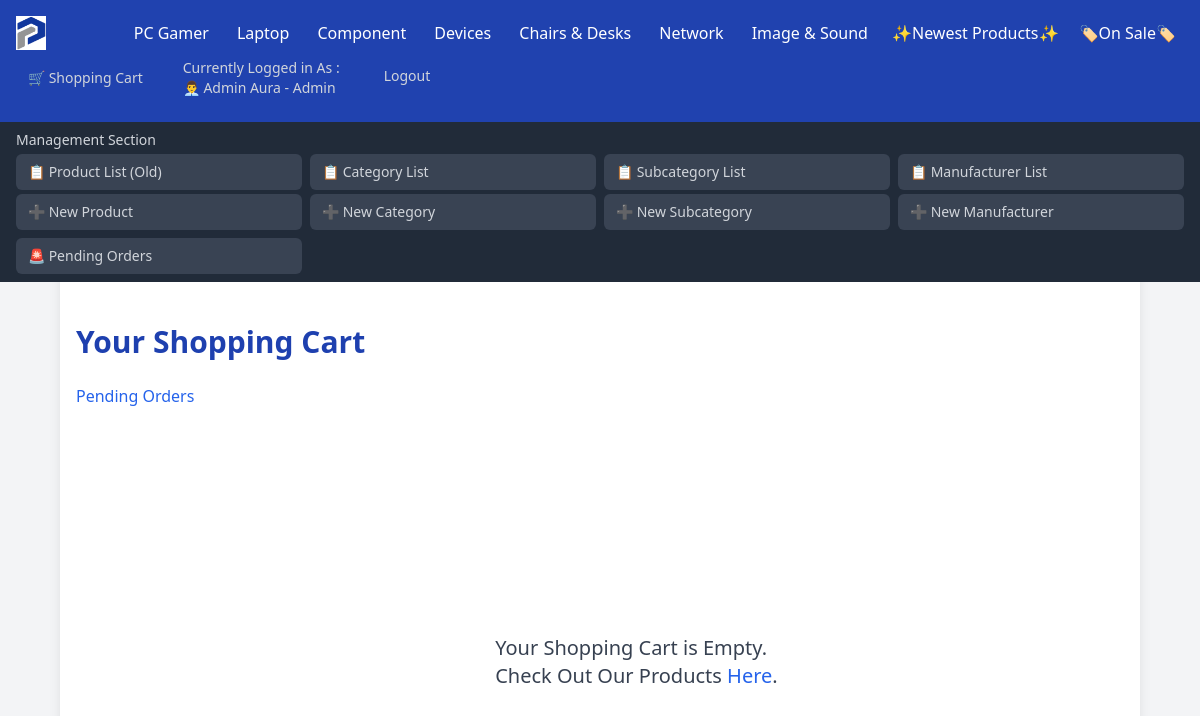
The app's page /User/User_ShoppingCart.php (signed in) with its own data.
### tables this page shows
CREATE TABLE `categories` (
  `Category_ID` int NOT NULL AUTO_INCREMENT,
  `Category_Name` varchar(100) DEFAULT 'Unspecified',
  `Category_Desc` varchar(2000) DEFAULT NULL,
  PRIMARY KEY (`Category_ID`),
  UNIQUE KEY `UC_Category_Name` (`Category_Name`),
  UNIQUE KEY `Category_Name` (`Category_Name`)
);

CREATE TABLE `users` (
  `User_ID` int NOT NULL AUTO_INCREMENT,
  `User_Username` varchar(255) DEFAULT NULL,
  `User_FirstName` varchar(255) DEFAULT NULL,
  `User_LastName` varchar(255) DEFAULT NULL,
  `User_Phone` varchar(255) DEFAULT NULL,
  `User_Country` varchar(255) DEFAULT NULL,
  `User_Address` varchar(255) DEFAULT NULL,
  `User_Email` varchar(255) DEFAULT NULL,
  `User_Password` varchar(255) DEFAULT NULL,
  `User_RegisterationDate` timestamp NULL DEFAULT CURRENT_TIMESTAMP,
  `User_Role` enum('Owner','Admin','Client') NOT NULL DEFAULT 'Client',
  `Account_Status` varchar(255) DEFAULT 'Unlocked',
  PRIMARY KEY (`User_ID`),
  UNIQUE KEY `User_Username` (`User_Username`)
);

### User/User_ShoppingCart.php (the view, shortened to what the rows shown need)
<!DOCTYPE html>
<html lang="en">
<head>
    <?php
    include_once ("../DB_Connexion.php");
    $User_ID = $_SESSION['User_ID'];
    $query = "SELECT User_Role, User_Username , User_FirstName , User_LastName , User_Email FROM Users WHERE User_ID = :User_ID";
    $pdostmt = $connexion->prepare($query);
    $pdostmt->execute([':User_ID' => $User_ID]);
    if ($row = $pdostmt->fetch(PDO::FETCH_ASSOC)) {
        $User_Role = $row['User_Role'];
        $User_FullName = $row['User_FirstName'] . ' ' . $row['User_LastName'];
    }
    if (isset($_GET['id'])) {
        $Target_ID = $_GET['id'];
        $Target_Type = $_GET['Type'];
        if (isset($_SESSION['User_ID'])) {
            $User_ID = $_SESSION['User_ID'];
            $Users = "SELECT User_ID, User_Role, User_FirstName, User_LastName , User_Email FROM Users WHERE User_ID = :User_ID";
            $pdoUsers = $connexion->prepare($Users);
            $pdoUsers->execute([':User_ID' => $User_ID]);
            $User = $pdoUsers->fetch(PDO::FETCH_ASSOC);
            $User_FullName = $User['User_FirstName'] . ' ' . $User['User_LastName'];
            $User_Role = $User['User_Role'];
        } else {
            $User_Role = 'Client';
        }
        if ($Target_Type === 'Category') {
            $condition = "Category_ID = :Target_ID";
            $Target_Category_Name = "SELECT Category_Name FROM Categories WHERE $condition";
            $pdoTarget_Category_Name = $connexion->prepare($Target_Category_Name);
            $pdoTarget_Category_Name->execute([':Target_ID' => $Target_ID]);
            $Target_Name = $pdoTarget_Category_Name->fetchColumn();
        } elseif ($Target_Type === 'SubCategory') {
            $condition = "SubCategory_ID = :Target_ID";
            $Target_SubCategory_Name = "SELECT SubCategory_Name FROM SubCategories WHERE $condition";
            $pdoTarget_SubCategory_Name = $connexion->prepare($Target_SubCategory_Name);
            $pdoTarget_SubCategory_Name->execute([':Target_ID' => $Target_ID]);
            $Target_Name = $pdoTarget_SubCategory_Name->fetchColumn();
        }
    } else {
        if (isset($_SESSION['User_ID'])) {
            $User_ID = $_SESSION['User_ID'];
            $Users = "SELECT User_ID, User_Role, User_FirstName, User_LastName FROM Users WHERE User_ID = :User_ID";
            $pdoUsers = $connexion->prepare($Users);
            $pdoUsers->execute([':User_ID' => $User_ID]);
            $User = $pdoUsers->fetch(PDO::FETCH_ASSOC);
            $User_FullName = $User['User_FirstName'] . ' ' . $User['User_LastName'];
            $User_Role = $User['User_Role'];
        }
    }
    $Categories = "SELECT Category_ID, Category_Name FROM Categories ORDER BY Category_ID ASC";
    $pdoCategories = $connexion->prepare($Categories);
    $pdoCategories->execute();
    $Categories = $pdoCategories->fetchAll(PDO::FETCH_ASSOC);
    $Shopping_Query = " SELECT sc.CartItem_ID, sc.Product_ID, sc.Quantity, p.Product_Name, p.Selling_Price, p.Discount_Price, p.Product_Picture
                        FROM ShoppingCart sc
                        JOIN Products p ON sc.Product_ID = p.Product_ID
                        WHERE sc.User_ID = :User_ID";
    $pdostmt = $connexion->prepare($Shopping_Query);
    $pdostmt->execute([':User_ID' => $User_ID]);
    $Shopping_Cart = $pdostmt->fetchAll(PDO::FETCH_ASSOC);
    $totalAmount = 0;
    ?>
</head>
<body class="bg-gray-100">
    <nav class="bg-blue-800 text-white">
        <div class="flex flex-wrap justify-between items-center p-4">
            <div class="flex grid-cols-4 gap-1">
                <?php foreach ($Categories as $Category): ?>
                    <?php if ($Category['Category_Name'] !== 'Unspecified'):
                        ?>
                        <div class="relative category">
                            <a href="../?id=<?php echo $Category['Category_ID'] ?>&Type=Category&Name=<?php echo str_replace(' ', '', $Category['Category_Name']) ?>"
                                class="px-3 py-2 hover:bg-gray-700"><?php echo $Category['Category_Name']; ?></a>
                        </div>
                    <?php endif; ?>
                <?php endforeach; ?>
            </div>
            <div class="flex space-x-4">
                <?php if (isset($_SESSION['User_ID'])):
                    if ($User_Role === 'Owner') {
                        $Emoji = '👑';
                    } elseif ($User_Role === 'Admin') {
                        $Emoji = '👨‍💼';
                    } else {
                        $Emoji = '💼';
                    }
                    ?>
                    <a href="User_ShoppingCart.php"
                        class="flex items-center text-gray-300 hover:bg-green-700 px-3 py-2 rounded-md text-sm font-medium">🛒
                        Shopping Cart
                    </a>
                    <a class="text-gray-300 hover:bg-blue-700 px-3 py-2 rounded-md text-sm font-medium"
                        href="User_Modify.php?id=<?php echo $User_ID; ?>&FullName=<?php echo urlencode($User_FullName); ?>">Currently
                        Logged in As : <br><span><?php echo $Emoji . ' ' . $User_FullName ?> -
                            <?php echo $User_Role ?></span></a>
                    <a href="../User/User_Logout.php"
                        class="text-gray-300 hover:bg-red-700 px-4 py-4 rounded-md text-sm font-medium">Logout</a>
                <?php endif; ?>
            </div>
        </div>
    </nav>
    <div class="outer-container bg-gray-100 min-h-screen py-8">
        <div class="container mx-auto p-4 bg-white shadow-lg rounded-lg">
            <div class="content-wrapper pt-8">
                <h1 class="text-3xl font-bold mb-6 text-blue-800">Your Shopping Cart</h1>
                <?php if ($Shopping_Cart) { ?>
                    <section class="overflow-x-auto">
                        <table class="min-w-full bg-white border border-gray-300 rounded-lg">
                            <thead>
                                <tr class="bg-gray-200 text-left">
                                    <th class="px-6 py-3">Product Name</th>
                                    <th class="px-6 py-3">Price per Unit</th>
                                    <th class="px-6 py-3">Quantity</th>
                                    <th class="px-6 py-3">Picture</th>
                                    <th class="px-6 py-3"></th>
                                </tr>
                            </thead>
                            <tbody>
                                <?php foreach ($Shopping_Cart as $item):
                                    $Discount = false;
                                    if ($item['Selling_Price'] == $item['Discount_Price']) {
                                        $Discount = false;
                                    } elseif ($item['Selling_Price'] > $item['Discount_Price'] && $item['Discount_Price'] > 0) {
                                        $Discount = true;
                                    } ?>
                                    <tr class="hover:bg-gray-100">
                                        <td class="px-6 py-4"><?php echo $item['Product_Name']; ?></td>
                                        <td class="px-6 py-4">
                                            <?php if ($Discount == false) { ?>
                                                <p class=" mb-1 font-bold">
                                                    <?php echo formatNumber($item['Selling_Price']); ?> Dhs
                                                </p>
                                            <?php } else { ?>
                                                <p class="text-gray-500 mb-1">
                                                    <span
                                                        class="line-through italic"><?php echo formatNumber($item['Selling_Price']); ?>
                                                        Dhs</span><br>
                                                    <span
                                                        class="text-green-500 font-bold"><?php echo formatNumber($item['Discount_Price']); ?>
                                                        Dhs</span>
                                                </p>
                                            <?php } ?>
                                        </td>
                                        <td class="px-6 py-4"><b><?php echo $item['Quantity']; ?></b></td>
                                        <td class="px-6 py-4">
                                            <img src="../Product/<?php echo $item['Product_Picture']; ?>" alt="Product Image"
                                                class="h-20 w-20 object-cover rounded-lg">
                                        </td>
                                        <td class="px-6 py-4">
                                            <a href="User_Delete_Item_ShoppingCart.php?id=<?php echo $item["CartItem_ID"]; ?>"
                                                class="text-red-600 hover:underline"><box-icon type='solid' color="#dd0d1e"
                                                    name='trash-alt'></box-icon></a>
                                        </td>
                                    </tr>
                                <?php endforeach; ?>
                            </tbody>
                            <tfoot>
                                <tr class="bg-gray-200">
                                    <td class="px-6 py-4" colspan="4">Total Amount:</td>
                                    <td class="px-6 py-4 font-bold"><?php echo formatNumber($totalAmount); ?> Dhs</td>
                                </tr>
                            </tfoot>
                        </table>
                        <div class="mt-6 flex space-x-4">
                            <?php if (!empty($Shopping_Cart)): ?>
                                <button id="orderNowBtn"
                                    class="bg-green-600 text-white px-4 py-2 rounded-lg hover:bg-green-700 transition">Order
                                    Now</button>
                                <a href="User_Delete_Item_ShoppingCart.php?id=clearAllCart"
                                    class="bg-red-600 text-white px-4 py-2 rounded-lg hover:bg-red-700 transition">Clear
                                    Cart</a>
                            <?php endif; ?>
                        </div>
                        <section id="orderForm" class="hidden-form mt-6 bg-white rounded-lg shadow-md p-6">
                            <form action="" method="POST">
                                <div class="mb-4">
                                    <label for="Order_ShippingAddress" class="block text-gray-700 font-bold mb-2">Shipping
                                        Address</label>
                                    <textarea name="Order_ShippingAddress"
                                        class="border border-gray-300 p-3 w-full rounded-lg"
                                        placeholder="Address where you'd like your items delivered" required></textarea>
                                </div>
                                <div class="mb-4">
                                    <label for="Order_PaymentMethod" class="block text-gray-700 font-bold mb-2">Your Payment
                                        Method</label>
                                    <select name="Order_PaymentMethod" class="border border-gray-300 p-3 w-full rounded-lg">
                                        <option value="Credit Card">Credit Card</option>
                                        <option value="PayPal">PayPal</option>
                                        <option value="Bank Transfer">Bank Transfer</option>
                                        <option value="Cash on Delivery">Cash on Delivery</option>
                                    </select>
                                </div>
                                <div class="mb-4">
                                    <label for="Order_PhoneNumber" class="block text-gray-700 font-bold mb-2">Your Phone
                                        Number</label>
                                    <input type="tel" name="Order_PhoneNumber"
                                        class="border border-gray-300 p-3 w-full rounded-lg"
                                        placeholder="Example: 0714876397" pattern="^([0-9]{2}){4}[0-9]{2}$" required>
                                </div>
                                <div class="mb-4">
                                    <label for="Order_Notes" class="block text-gray-700 font-bold mb-2">Notes</label>
                                    <textarea name="Order_Notes" class="border border-gray-300 p-3 w-full rounded-lg"
                                        placeholder="(Optional) : Any additional info you'd like to request/provide regarding your order."></textarea>
                                </div>
                                <div class="flex justify-end space-x-4">
                                    <button type="submit"
                                        class="bg-blue-600 text-white px-4 py-2 rounded-lg hover:bg-blue-700 transition">Send
                                        out the order</button>
                                    <button type="reset"
                                        class="bg-gray-600 text-white px-4 py-2 rounded-lg hover:bg-gray-700 transition">Clear</button>
                                </div>
                            </form>
                        </section>
                    </section>
                <?php } else { ?>
                    <h1 class="text-xl text-gray-700 CC" id="Empty_Cart">Your Shopping Cart is Empty.<br>Check Out Our
                        Products <a class="text-blue-600 hover:underline mb-4 inline-block" href=".././">Here</a>.</h1>
                <?php } ?>
            </div>
        </div>
    </div>
</body>
</html>

### records on screen
categories: Category_Name "PC Gamer"
categories: Category_Name "Laptop"
categories: Category_Name "Component"
categories: Category_Name "Devices"
categories: Category_Name "Chairs & Desks"
categories: Category_Name "Network"
categories: Category_Name "Image & Sound"
users: User_Role "👨‍💼", User_FullName "Admin Aura", User_Role "Admin"
